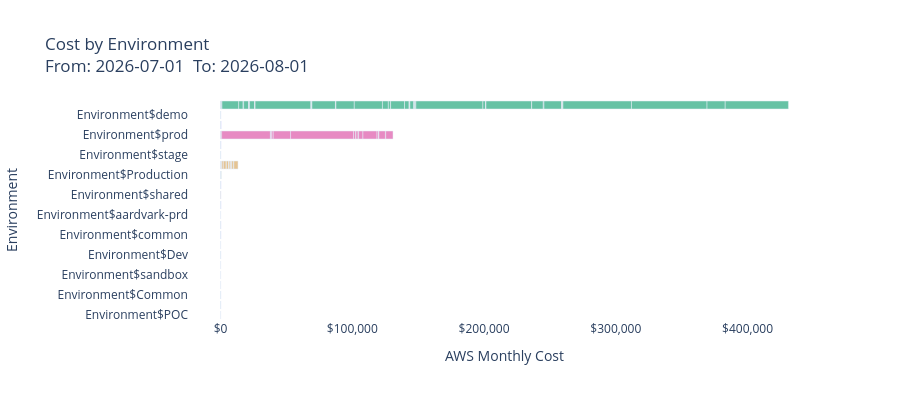

The notebook cell saved with this chart:
### Code cell
fig_env = px.bar(
    df,
    x="Cost", y="Enviroment", color="Enviroment",
    orientation="h",
    title=f"Cost by Environment<br>From: {reportStart}  To: {reportEnd}",
    labels={"Cost": "AWS Monthly Cost", "Enviroment": "Environment"},
    height=400,
    color_discrete_sequence=px.colors.qualitative.Set2,
)
fig_env.update_xaxes(tickformat="$,.0f")
fig_env.update_layout(showlegend=False, plot_bgcolor="white", paper_bgcolor="white")
_report_figures["Cost by Environment"] = fig_env
fig_env.show()

### Figure 1 — Plotly figure (JSON) as saved in the notebook; plotly's stock layout.template omitted (floating-point values rounded to 4 significant figures)
{"data": [{"hovertemplate": "Environment=%{y}<br>AWS Monthly Cost=%{x}<extra></extra>", "legendgroup": "Environment$", "marker": {"color": "rgb(102,194,165)", "pattern": {"shape": ""}}, "name": "Environment$", "orientation": "h", "showlegend": true, "textposition": "auto", "type": "bar", "x": [0.0355, 1.356, 0.6444, 1074.0, 0.0, 0.0003818, 12690.0, 3494.0, 93.0, -0.003373, 9.306, 162.5, 3771.0, 509.5, 26.64, 2.685, 0.0, 12.2, 173.9, 3905.0, 100.3, 198.3, 0.001326, 42510.0, 0.6939, 199.8, 161.4, 26.35, 175.5, 58.92, 1.082, 17860.0, 97.27, 72.7, 0.0, 0.1304, 70.82, 120.7, 13930.0, 21370.0, 4470.0, 1602.0, 49.73, 70.01, 10540.0, 2.31, 3459.0, 453.0, 99.88, 0.0, 9.634, 59.81, 2.463, 8.055, 2788.0, 4.298, 686.8, 532.7, 51.01, 79.85, 374.6, 50860.0, 2132.0, 179.0, 11.03, 14.6, 17.81, 34710.0, 1.081e-06, 1.285e-05, 8819.0, 517.3, 13730.0, 175.4, 3.992, 0.000195, 7.15e-05, 0.002288, 0.000187, 66.76, 0.002926, 38.04, 0.001459, 382.0, 4.624, 52000.0, 0.0, 57350.0, 13800.0, 48000.0], "xaxis": "x", "y": ["Environment$", "Environment$", "Environment$", "Environment$", "Environment$", "Environment$", "Environment$", "Environment$", "Environment$", "Environment$", "Environment$", "Environment$", "Environment$", "Environment$", "Environment$", "Environment$", "Environment$", "Environment$", "Environment$", "Environment$", "Environment$", "Environment$", "Environment$", "Environment$", "Environment$", "Environment$", "Environment$", "Environment$", "Environment$", "Environment$", "Environment$", "Environment$", "Environment$", "Environment$", "Environment$", "Environment$", "Environment$", "Environment$", "Environment$", "Environment$", "Environment$", "Environment$", "Environment$", "Environment$", "Environment$", "Environment$", "Environment$", "Environment$", "Environment$", "Environment$", "Environment$", "Environment$", "Environment$", "Environment$", "Environment$", "Environment$", "Environment$", "Environment$", "Environment$", "Environment$", "Environment$", "Environment$", "Environment$", "Environment$", "Environment$", "Environment$", "Environment$", "Environment$", "Environment$", "Environment$", "Environment$", "Environment$", "Environment$", "Environment$", "Environment$", "Environment$", "Environment$", "Environment$", "Environment$", "Environment$", "Environment$", "Environment$", "Environment$", "Environment$", "Environment$", "Environment$", "Environment$", "Environment$", "Environment$", "Environment$"], "yaxis": "y"}, {"hovertemplate": "Environment=%{y}<br>AWS Monthly Cost=%{x}<extra></extra>", "legendgroup": "Environment$demo", "marker": {"color": "rgb(252,141,98)", "pattern": {"shape": ""}}, "name": "Environment$demo", "orientation": "h", "showlegend": true, "textposition": "auto", "type": "bar", "x": [6.2e-09, 1.55e-06], "xaxis": "x", "y": ["Environment$demo", "Environment$demo"], "yaxis": "y"}, {"hovertemplate": "Environment=%{y}<br>AWS Monthly Cost=%{x}<extra></extra>", "legendgroup": "Environment$dev", "marker": {"color": "rgb(141,160,203)", "pattern": {"shape": ""}}, "name": "Environment$dev", "orientation": "h", "showlegend": true, "textposition": "auto", "type": "bar", "x": [8.99e-08, 0.9061, 0.02782, 0.716, 0.007133, 8.986e-05, 20.55], "xaxis": "x", "y": ["Environment$dev", "Environment$dev", "Environment$dev", "Environment$dev", "Environment$dev", "Environment$dev", "Environment$dev"], "yaxis": "y"}, {"hovertemplate": "Environment=%{y}<br>AWS Monthly Cost=%{x}<extra></extra>", "legendgroup": "Environment$prod", "marker": {"color": "rgb(231,138,195)", "pattern": {"shape": ""}}, "name": "Environment$prod", "orientation": "h", "showlegend": true, "textposition": "auto", "type": "bar", "x": [89.32, 0.0, 67.26, 106.3, 88.73, 491.1, 37020.0, 192.1, 5.981, 656.1, 1233.0, 13210.0, 47750.0, 1805.0, 44.82, 1802.0, 9.337, 209.6, 3296.0, 10690.0, 1404.0, 11.25, 0.0009939, 1.638, 4980.0, 180.1, 5569.0], "xaxis": "x", "y": ["Environment$prod", "Environment$prod", "Environment$prod", "Environment$prod", "Environment$prod", "Environment$prod", "Environment$prod", "Environment$prod", "Environment$prod", "Environment$prod", "Environment$prod", "Environment$prod", "Environment$prod", "Environment$prod", "Environment$prod", "Environment$prod", "Environment$prod", "Environment$prod", "Environment$prod", "Environment$prod", "Environment$prod", "Environment$prod", "Environment$prod", "Environment$prod", "Environment$prod", "Environment$prod", "Environment$prod"], "yaxis": "y"}, {"hovertemplate": "Environment=%{y}<br>AWS Monthly Cost=%{x}<extra></extra>", "legendgroup": "Environment$qa", "marker": {"color": "rgb(166,216,84)", "pattern": {"shape": ""}}, "name": "Environment$qa", "orientation": "h", "showlegend": true, "textposition": "auto", "type": "bar", "x": [0.0002822, 0.2085, 0.1109, 0.005888], "xaxis": "x", "y": ["Environment$qa", "Environment$qa", "Environment$qa", "Environment$qa"], "yaxis": "y"}, {"hovertemplate": "Environment=%{y}<br>AWS Monthly Cost=%{x}<extra></extra>", "legendgroup": "Environment$stage", "marker": {"color": "rgb(255,217,47)", "pattern": {"shape": ""}}, "name": "Environment$stage", "orientation": "h", "showlegend": true, "textposition": "auto", "type": "bar", "x": [5.06e-08, 0.03685], "xaxis": "x", "y": ["Environment$stage", "Environment$stage"], "yaxis": "y"}, {"hovertemplate": "Environment=%{y}<br>AWS Monthly Cost=%{x}<extra></extra>", "legendgroup": "Environment$nonprod", "marker": {"color": "rgb(229,196,148)", "pattern": {"shape": ""}}, "name": "Environment$nonprod", "orientation": "h", "showlegend": true, "textposition": "auto", "type": "bar", "x": [303.3, 33.29, 73.97, 40.42, 69.29, 120.1, 103.9, 246.8, 3.752, 0.3598, 1151.0, 2110.0, 208.0, 1566.0, 180.2, 6.195, 209.4, 985.5, 459.5, 589.8, 14.78, 1.269, 1404.0, 188.8, 3163.0], "xaxis": "x", "y": ["Environment$nonprod", "Environment$nonprod", "Environment$nonprod", "Environment$nonprod", "Environment$nonprod", "Environment$nonprod", "Environment$nonprod", "Environment$nonprod", "Environment$nonprod", "Environment$nonprod", "Environment$nonprod", "Environment$nonprod", "Environment$nonprod", "Environment$nonprod", "Environment$nonprod", "Environment$nonprod", "Environment$nonprod", "Environment$nonprod", "Environment$nonprod", "Environment$nonprod", "Environment$nonprod", "Environment$nonprod", "Environment$nonprod", "Environment$nonprod", "Environment$nonprod"], "yaxis": "y"}, {"hovertemplate": "Environment=%{y}<br>AWS Monthly Cost=%{x}<extra></extra>", "legendgroup": "Environment$Production", "marker": {"color": "rgb(179,179,179)", "pattern": {"shape": ""}}, "name": "Environment$Production", "orientation": "h", "showlegend": true, "textposition": "auto", "type": "bar", "x": [1.814, 42.63, 0.9634, 14.98, 0.0895, 0.0009729, 0.1055], "xaxis": "x", "y": ["Environment$Production", "Environment$Production", "Environment$Production", "Environment$Production", "Environment$Production", "Environment$Production", "Environment$Production"], "yaxis": "y"}, {"hovertemplate": "Environment=%{y}<br>AWS Monthly Cost=%{x}<extra></extra>", "legendgroup": "Environment$loadtest", "marker": {"color": "rgb(102,194,165)", "pattern": {"shape": ""}}, "name": "Environment$loadtest", "orientation": "h", "showlegend": true, "textposition": "auto", "type": "bar", "x": [0.4411, 0.001548, 0.08978, 0.008241], "xaxis": "x", "y": ["Environment$loadtest", "Environment$loadtest", "Environment$loadtest", "Environment$loadtest"], "yaxis": "y"}, {"hovertemplate": "Environment=%{y}<br>AWS Monthly Cost=%{x}<extra></extra>", "legendgroup": "Environment$shared", "marker": {"color": "rgb(252,141,98)", "pattern": {"shape": ""}}, "name": "Environment$shared", "orientation": "h", "showlegend": true, "textposition": "auto", "type": "bar", "x": [1.786, 97.03], "xaxis": "x", "y": ["Environment$shared", "Environment$shared"], "yaxis": "y"}, {"hovertemplate": "Environment=%{y}<br>AWS Monthly Cost=%{x}<extra></extra>", "legendgroup": "Environment$stg", "marker": {"color": "rgb(141,160,203)", "pattern": {"shape": ""}}, "name": "Environment$stg", "orientation": "h", "showlegend": true, "textposition": "auto", "type": "bar", "x": [0.9061, 0.0296, 0.0895, 0.007267], "xaxis": "x", "y": ["Environment$stg", "Environment$stg", "Environment$stg", "Environment$stg"], "yaxis": "y"}, {"hovertemplate": "Environment=%{y}<br>AWS Monthly Cost=%{x}<extra></extra>", "legendgroup": "Environment$aardvark-prd", "marker": {"color": "rgb(231,138,195)", "pattern": {"shape": ""}}, "name": "Environment$aardvark-prd", "orientation": "h", "showlegend": true, "textposition": "auto", "type": "bar", "x": [0.02175], "xaxis": "x", "y": ["Environment$aardvark-prd"], "yaxis": "y"}, {"hovertemplate": "Environment=%{y}<br>AWS Monthly Cost=%{x}<extra></extra>", "legendgroup": "Environment$prd", "marker": {"color": "rgb(166,216,84)", "pattern": {"shape": ""}}, "name": "Environment$prd", "orientation": "h", "showlegend": true, "textposition": "auto", "type": "bar", "x": [0.02421, 14.98, 0.01985], "xaxis": "x", "y": ["Environment$prd", "Environment$prd", "Environment$prd"], "yaxis": "y"}, {"hovertemplate": "Environment=%{y}<br>AWS Monthly Cost=%{x}<extra></extra>", "legendgroup": "Environment$common", "marker": {"color": "rgb(255,217,47)", "pattern": {"shape": ""}}, "name": "Environment$common", "orientation": "h", "showlegend": true, "textposition": "auto", "type": "bar", "x": [0.03276, 0.0895, 0.005913], "xaxis": "x", "y": ["Environment$common", "Environment$common", "Environment$common"], "yaxis": "y"}, {"hovertemplate": "Environment=%{y}<br>AWS Monthly Cost=%{x}<extra></extra>", "legendgroup": "Environment$PSFalcon", "marker": {"color": "rgb(229,196,148)", "pattern": {"shape": ""}}, "name": "Environment$PSFalcon", "orientation": "h", "showlegend": true, "textposition": "auto", "type": "bar", "x": [0.716], "xaxis": "x", "y": ["Environment$PSFalcon"], "yaxis": "y"}, {"hovertemplate": "Environment=%{y}<br>AWS Monthly Cost=%{x}<extra></extra>", "legendgroup": "Environment$Dev", "marker": {"color": "rgb(179,179,179)", "pattern": {"shape": ""}}, "name": "Environment$Dev", "orientation": "h", "showlegend": true, "textposition": "auto", "type": "bar", "x": [0.2081, 0.000432], "xaxis": "x", "y": ["Environment$Dev", "Environment$Dev"], "yaxis": "y"}, {"hovertemplate": "Environment=%{y}<br>AWS Monthly Cost=%{x}<extra></extra>", "legendgroup": "Environment$global", "marker": {"color": "rgb(102,194,165)", "pattern": {"shape": ""}}, "name": "Environment$global", "orientation": "h", "showlegend": true, "textposition": "auto", "type": "bar", "x": [0.4475], "xaxis": "x", "y": ["Environment$global"], "yaxis": "y"}, {"hovertemplate": "Environment=%{y}<br>AWS Monthly Cost=%{x}<extra></extra>", "legendgroup": "Environment$sandbox", "marker": {"color": "rgb(252,141,98)", "pattern": {"shape": ""}}, "name": "Environment$sandbox", "orientation": "h", "showlegend": true, "textposition": "auto", "type": "bar", "x": [0.08975], "xaxis": "x", "y": ["Environment$sandbox"], "yaxis": "y"}, {"hovertemplate": "Environment=%{y}<br>AWS Monthly Cost=%{x}<extra></extra>", "legendgroup": "Environment$test", "marker": {"color": "rgb(141,160,203)", "pattern": {"shape": ""}}, "name": "Environment$test", "orientation": "h", "showlegend": true, "textposition": "auto", "type": "bar", "x": [0.0895], "xaxis": "x", "y": ["Environment$test"], "yaxis": "y"}, {"hovertemplate": "Environment=%{y}<br>AWS Monthly Cost=%{x}<extra></extra>", "legendgroup": "Environment$Common", "marker": {"color": "rgb(231,138,195)", "pattern": {"shape": ""}}, "name": "Environment$Common", "orientation": "h", "showlegend": true, "textposition": "auto", "type": "bar", "x": [0.001717, 0.3175], "xaxis": "x", "y": ["Environment$Common", "Environment$Common"], "yaxis": "y"}, {"hovertemplate": "Environment=%{y}<br>AWS Monthly Cost=%{x}<extra></extra>", "legendgroup": "Environment$Sandbox", "marker": {"color": "rgb(166,216,84)", "pattern": {"shape": ""}}, "name": "Environment$Sandbox", "orientation": "h", "showlegend": true, "textposition": "auto", "type": "bar", "x": [6.712e-06, 0.00587], "xaxis": "x", "y": ["Environment$Sandbox", "Environment$Sandbox"], "yaxis": "y"}, {"hovertemplate": "Environment=%{y}<br>AWS Monthly Cost=%{x}<extra></extra>", "legendgroup": "Environment$POC", "marker": {"color": "rgb(255,217,47)", "pattern": {"shape": ""}}, "name": "Environment$POC", "orientation": "h", "showlegend": true, "textposition": "auto", "type": "bar", "x": [0.08267], "xaxis": "x", "y": ["Environment$POC"], "yaxis": "y"}], "layout": {"barmode": "relative", "height": 400, "legend": {"title": {"text": "Environment"}, "tracegroupgap": 0}, "paper_bgcolor": "white", "plot_bgcolor": "white", "showlegend": false, "title": {"text": "Cost by Environment<br>From: 2026-07-01  To: 2026-08-01"}, "xaxis": {"anchor": "y", "domain": [0, 1], "tickformat": "$,.0f", "title": {"text": "AWS Monthly Cost"}}, "yaxis": {"anchor": "x", "categoryarray": ["Environment$POC", "Environment$Sandbox", "Environment$Common", "Environment$test", "Environment$sandbox", "Environment$global", "Environment$Dev", "Environment$PSFalcon", "Environment$common", "Environment$prd", "Environment$aardvark-prd", "Environment$stg", "Environment$shared", "Environment$loadtest", "Environment$Production", "Environment$nonprod", "Environment$stage", "Environment$qa", "Environment$prod", "Environment$dev", "Environment$demo", "Environment$"], "categoryorder": "array", "domain": [0, 1], "title": {"text": "Environment"}}}}
